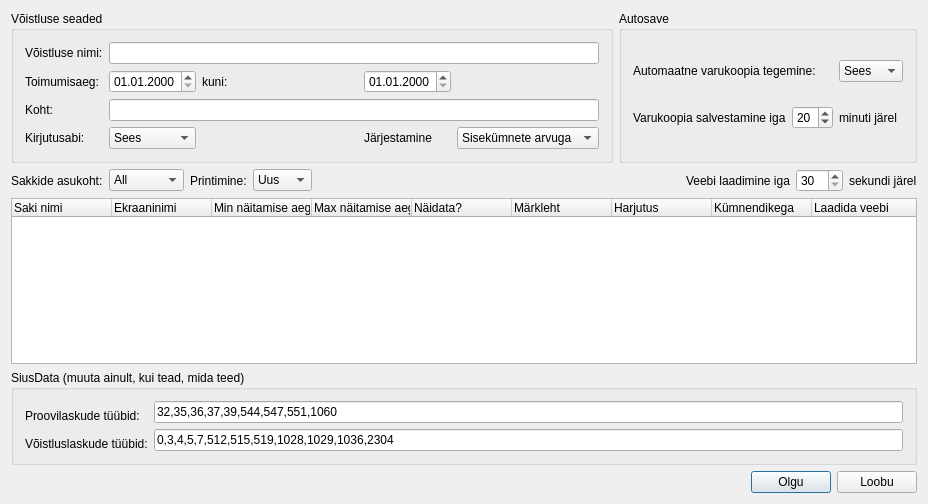
<?xml version="1.0" encoding="UTF-8"?>
<ui version="4.0">
 <class>SeadedKastClass</class>
 <widget class="QDialog" name="SeadedKastClass">
  <property name="geometry">
   <rect>
    <x>0</x>
    <y>0</y>
    <width>928</width>
    <height>504</height>
   </rect>
  </property>
  <property name="windowTitle">
   <string>SeadedKast</string>
  </property>
  <layout class="QVBoxLayout" name="verticalLayout">
   <item>
    <layout class="QHBoxLayout" name="horizontalLayout_2">
     <item>
      <widget class="QGroupBox" name="voistluseGrupp">
       <property name="title">
        <string>Võistluse seaded</string>
       </property>
       <layout class="QGridLayout" name="gridLayout">
        <item row="3" column="2">
         <spacer name="horizontalSpacer_2">
          <property name="orientation">
           <enum>Qt::Horizontal</enum>
          </property>
          <property name="sizeHint" stdset="0">
           <size>
            <width>116</width>
            <height>20</height>
           </size>
          </property>
         </spacer>
        </item>
        <item row="3" column="0">
         <widget class="QLabel" name="label_2">
          <property name="text">
           <string>Kirjutusabi:</string>
          </property>
         </widget>
        </item>
        <item row="3" column="4" colspan="3">
         <widget class="QComboBox" name="jarjestamiseBox">
          <item>
           <property name="text">
            <string>Sisekümnete arvuga</string>
           </property>
          </item>
          <item>
           <property name="text">
            <string>Viimase seeriaga</string>
           </property>
          </item>
         </widget>
        </item>
        <item row="1" column="2">
         <widget class="QLabel" name="label_13">
          <property name="text">
           <string>kuni:</string>
          </property>
         </widget>
        </item>
        <item row="2" column="1" colspan="6">
         <widget class="QLineEdit" name="kohtEdit"/>
        </item>
        <item row="0" column="1" colspan="6">
         <widget class="QLineEdit" name="voistluseNimi"/>
        </item>
        <item row="1" column="0">
         <widget class="QLabel" name="label_12">
          <property name="text">
           <string>Toimumisaeg:</string>
          </property>
         </widget>
        </item>
        <item row="2" column="0">
         <widget class="QLabel" name="label_7">
          <property name="text">
           <string>Koht:</string>
          </property>
         </widget>
        </item>
        <item row="0" column="0">
         <widget class="QLabel" name="label">
          <property name="text">
           <string>Võistluse nimi:</string>
          </property>
         </widget>
        </item>
        <item row="3" column="3">
         <widget class="QLabel" name="label_8">
          <property name="text">
           <string>Järjestamine</string>
          </property>
         </widget>
        </item>
        <item row="3" column="1">
         <widget class="QComboBox" name="kirjutusAbiCombo">
          <property name="currentIndex">
           <number>1</number>
          </property>
          <item>
           <property name="text">
            <string>Väljas</string>
           </property>
          </item>
          <item>
           <property name="text">
            <string>Sees</string>
           </property>
          </item>
         </widget>
        </item>
        <item row="1" column="1">
         <widget class="QDateEdit" name="startDateEdit">
          <property name="minimumDate">
           <date>
            <year>2000</year>
            <month>1</month>
            <day>1</day>
           </date>
          </property>
          <property name="displayFormat">
           <string>dd.MM.yyyy</string>
          </property>
         </widget>
        </item>
        <item row="1" column="3">
         <widget class="QDateEdit" name="endDateEdit">
          <property name="minimumDate">
           <date>
            <year>2000</year>
            <month>1</month>
            <day>1</day>
           </date>
          </property>
          <property name="displayFormat">
           <string>dd.MM.yyyy</string>
          </property>
         </widget>
        </item>
       </layout>
      </widget>
     </item>
     <item>
      <widget class="QGroupBox" name="autoSaveGrupp">
       <property name="title">
        <string>Autosave</string>
       </property>
       <layout class="QGridLayout" name="gridLayout_2">
        <item row="1" column="1">
         <widget class="QSpinBox" name="aegEdit">
          <property name="value">
           <number>20</number>
          </property>
         </widget>
        </item>
        <item row="1" column="0">
         <widget class="QLabel" name="label_4">
          <property name="text">
           <string>Varukoopia salvestamine iga</string>
          </property>
         </widget>
        </item>
        <item row="1" column="2">
         <widget class="QLabel" name="label_5">
          <property name="text">
           <string>minuti järel</string>
          </property>
         </widget>
        </item>
        <item row="0" column="0" colspan="2">
         <widget class="QLabel" name="label_3">
          <property name="text">
           <string>Automaatne varukoopia tegemine:</string>
          </property>
         </widget>
        </item>
        <item row="0" column="2">
         <widget class="QComboBox" name="aegCombo">
          <property name="currentIndex">
           <number>1</number>
          </property>
          <item>
           <property name="text">
            <string>Väljas</string>
           </property>
          </item>
          <item>
           <property name="text">
            <string>Sees</string>
           </property>
          </item>
         </widget>
        </item>
       </layout>
      </widget>
     </item>
    </layout>
   </item>
   <item>
    <layout class="QHBoxLayout" name="horizontalLayout_3">
     <item>
      <widget class="QLabel" name="label_6">
       <property name="text">
        <string>Sakkide asukoht:</string>
       </property>
      </widget>
     </item>
     <item>
      <widget class="QComboBox" name="sakiBox">
       <property name="currentIndex">
        <number>1</number>
       </property>
       <item>
        <property name="text">
         <string>Üleval</string>
        </property>
       </item>
       <item>
        <property name="text">
         <string>All</string>
        </property>
       </item>
       <item>
        <property name="text">
         <string>Vasakul</string>
        </property>
       </item>
       <item>
        <property name="text">
         <string>Paremal</string>
        </property>
       </item>
      </widget>
     </item>
     <item>
      <widget class="QLabel" name="label_9">
       <property name="text">
        <string>Printimine:</string>
       </property>
      </widget>
     </item>
     <item>
      <widget class="QComboBox" name="prindiBox">
       <item>
        <property name="text">
         <string>Uus</string>
        </property>
       </item>
       <item>
        <property name="text">
         <string>Vana</string>
        </property>
       </item>
      </widget>
     </item>
     <item>
      <spacer name="horizontalSpacer_3">
       <property name="orientation">
        <enum>Qt::Horizontal</enum>
       </property>
       <property name="sizeHint" stdset="0">
        <size>
         <width>368</width>
         <height>20</height>
        </size>
       </property>
      </spacer>
     </item>
     <item>
      <widget class="QLabel" name="label_10">
       <property name="text">
        <string>Veebi laadimine iga</string>
       </property>
      </widget>
     </item>
     <item>
      <widget class="QSpinBox" name="uploadTimeBox">
       <property name="minimum">
        <number>30</number>
       </property>
       <property name="maximum">
        <number>999</number>
       </property>
       <property name="value">
        <number>30</number>
       </property>
      </widget>
     </item>
     <item>
      <widget class="QLabel" name="label_11">
       <property name="text">
        <string>sekundi järel</string>
       </property>
      </widget>
     </item>
    </layout>
   </item>
   <item>
    <widget class="QTreeWidget" name="sakid">
     <column>
      <property name="text">
       <string>Saki nimi</string>
      </property>
     </column>
     <column>
      <property name="text">
       <string>Ekraaninimi</string>
      </property>
     </column>
     <column>
      <property name="text">
       <string>Min näitamise aeg</string>
      </property>
     </column>
     <column>
      <property name="text">
       <string>Max näitamise aeg</string>
      </property>
     </column>
     <column>
      <property name="text">
       <string>Näidata?</string>
      </property>
     </column>
     <column>
      <property name="text">
       <string>Märkleht</string>
      </property>
     </column>
     <column>
      <property name="text">
       <string>Harjutus</string>
      </property>
     </column>
     <column>
      <property name="text">
       <string>Kümnendikega</string>
      </property>
     </column>
     <column>
      <property name="text">
       <string>Laadida veebi</string>
      </property>
     </column>
    </widget>
   </item>
   <item>
    <widget class="QGroupBox" name="siusGroup">
     <property name="title">
      <string>SiusData (muuta ainult, kui tead, mida teed)</string>
     </property>
     <layout class="QGridLayout" name="gridLayout_3">
      <item row="0" column="0" rowspan="2">
       <widget class="QLabel" name="sighterTypesLabel">
        <property name="text">
         <string>Proovilaskude tüübid:</string>
        </property>
       </widget>
      </item>
      <item row="0" column="1">
       <widget class="QLineEdit" name="sighterTypesEdit">
        <property name="text">
         <string>32,35,36,37,39,544,547,551,1060</string>
        </property>
       </widget>
      </item>
      <item row="1" column="1" rowspan="2">
       <widget class="QLineEdit" name="competitionTypesEdit">
        <property name="text">
         <string>0,3,4,5,7,512,515,519,1028,1029,1036,2304</string>
        </property>
       </widget>
      </item>
      <item row="2" column="0">
       <widget class="QLabel" name="competitionTypesLabel">
        <property name="text">
         <string>Võistluslaskude tüübid:</string>
        </property>
       </widget>
      </item>
     </layout>
    </widget>
   </item>
   <item>
    <layout class="QHBoxLayout" name="horizontalLayout">
     <item>
      <spacer name="horizontalSpacer">
       <property name="orientation">
        <enum>Qt::Horizontal</enum>
       </property>
       <property name="sizeHint" stdset="0">
        <size>
         <width>40</width>
         <height>20</height>
        </size>
       </property>
      </spacer>
     </item>
     <item>
      <widget class="QPushButton" name="okNupp">
       <property name="text">
        <string>Olgu</string>
       </property>
      </widget>
     </item>
     <item>
      <widget class="QPushButton" name="loobuNupp">
       <property name="text">
        <string>Loobu</string>
       </property>
      </widget>
     </item>
    </layout>
   </item>
  </layout>
 </widget>
 <layoutdefault spacing="6" margin="11"/>
 <resources/>
 <connections/>
</ui>
